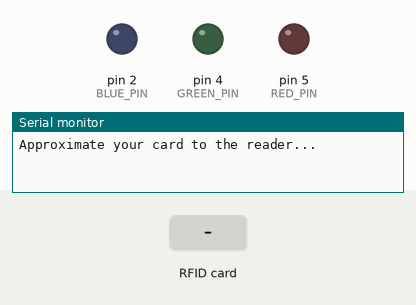
This sketch was run on a simulated Arduino Mega 2560, built for the host (arithmetic inside an expression is 32-bit, double 64-bit). On the bench: output pins drawn as LEDs (lit = HIGH), the last lines printed to the serial monitor. The test bench sets the inputs (shaded band).

Above: at 2.2 s.
2.3 s: RFID card 04 A9 6B 12 C4 2A 81 held to the reader
At 3.2 s:
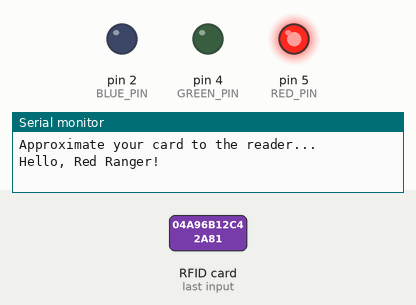
3.8 s: RFID card 04 AB 71 12 C4 2A 81 held to the reader
At 4.7 s:
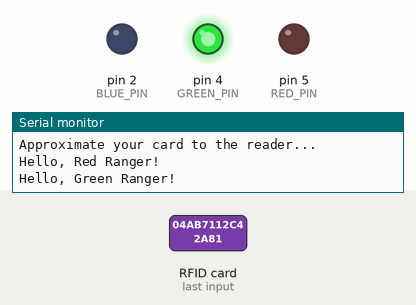
5.3 s: RFID card 04 EC 76 12 C4 2A 81 held to the reader
At 6.5 s:
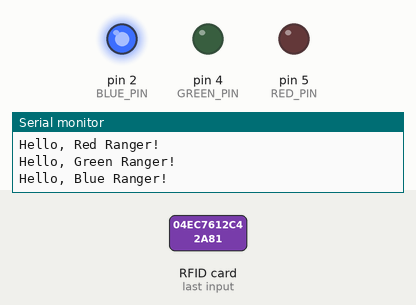
Timing chart, 0 to 8.3 s (numbered marks = the images above; inputs shaded):
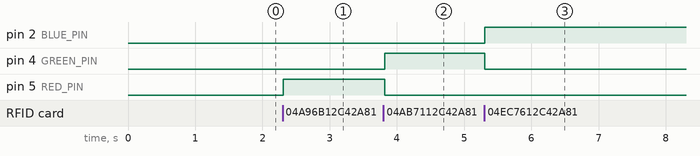

The sketch:

sketch_jul13a.ino
```cpp
#include <MFRC522.h>
#include <SPI.h>
#include <Arduino.h>

#define SS_PIN   18  // RC522 SDA (SS)
#define RST_PIN  21  // RC522 Reset
#define SCK_PIN  23  // RC522 Clock
#define MOSI_PIN 22  // RC522 MOSI
#define MISO_PIN 19  // RC522 MISO

const int RED_PIN = 5;
const int GREEN_PIN = 4;
const int BLUE_PIN = 2;

MFRC522 mfrc522(SS_PIN, RST_PIN);

void setup() {
  Serial.begin(9600);
  delay(1000);  // Stability delay

  pinMode(RED_PIN, OUTPUT);  // PWM Channel 0
  pinMode(GREEN_PIN, OUTPUT);  // PWM Channel 1
  pinMode(BLUE_PIN, OUTPUT);  // PWM Channel 2

  SPI.begin(SCK_PIN, MISO_PIN, MOSI_PIN, SS_PIN);
  mfrc522.PCD_Init();
  Serial.println("Approximate your card to the reader...");
}

void loop() {
  byte version = mfrc522.PCD_ReadRegister(mfrc522.VersionReg);
  if (version == 0x00 || version == 0xFF) {
    Serial.println("RC522 not found.");
    delay(1000);
    return;
  }

  if ( ! mfrc522.PICC_IsNewCardPresent()) {
    return;
  }

  if ( ! mfrc522.PICC_ReadCardSerial()) {
    return;
  }

  //Show UID on serial monitor
  // Serial.print("UID tag :");
  String content= "";
  byte letter;

  for (byte i = 0; i < mfrc522.uid.size; i++){
    //  Serial.print(mfrc522.uid.uidByte[i] < 0x10 ? " 0" : " ");
    //  Serial.print(mfrc522.uid.uidByte[i], HEX);
     content.concat(String(mfrc522.uid.uidByte[i] < 0x10 ? " 0" : " "));
     content.concat(String(mfrc522.uid.uidByte[i], HEX));
  }

  content.toUpperCase();

  String noSpaces = "";

  for (int i = 0; i < content.length(); i++) {
    if (content[i] != ' ') {
      noSpaces += content[i];
    }
  }

  if (noSpaces == "04A96B12C42A81") {
    Serial.println("Hello, Red Ranger!");
    setColor(255, 0, 0);
  } else if (noSpaces == "04AB7112C42A81") {
    Serial.println("Hello, Green Ranger!");
    setColor(0, 255, 0);
  } else if (noSpaces == "04EC7612C42A81") {
    Serial.println("Hello, Blue Ranger!");
    setColor(0, 0, 255);
  } else {
    Serial.println("Access denied.");
  }
}

void setColor(int redValue, int greenValue, int blueValue) {
  analogWrite(RED_PIN, redValue);
  analogWrite(GREEN_PIN, greenValue);
  analogWrite(BLUE_PIN, blueValue);
}
```

Measured:
- after the input at 2.3 s, pin 5 (RED_PIN): LOW → HIGH at once
- after the input at 3.8 s, pin 4 (GREEN_PIN): LOW → HIGH at once; pin 5 (RED_PIN): HIGH → LOW at once
- after the input at 5.3 s, pin 2 (BLUE_PIN): LOW → HIGH at once; pin 4 (GREEN_PIN): HIGH → LOW at once
